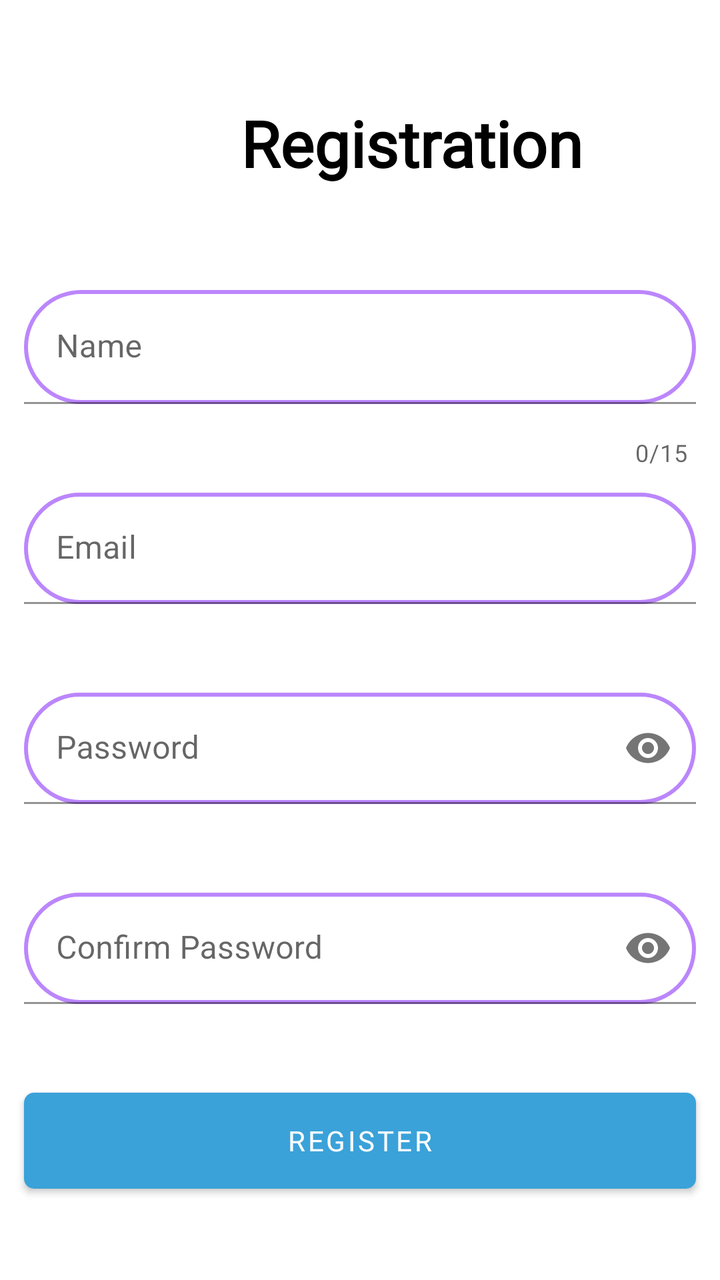
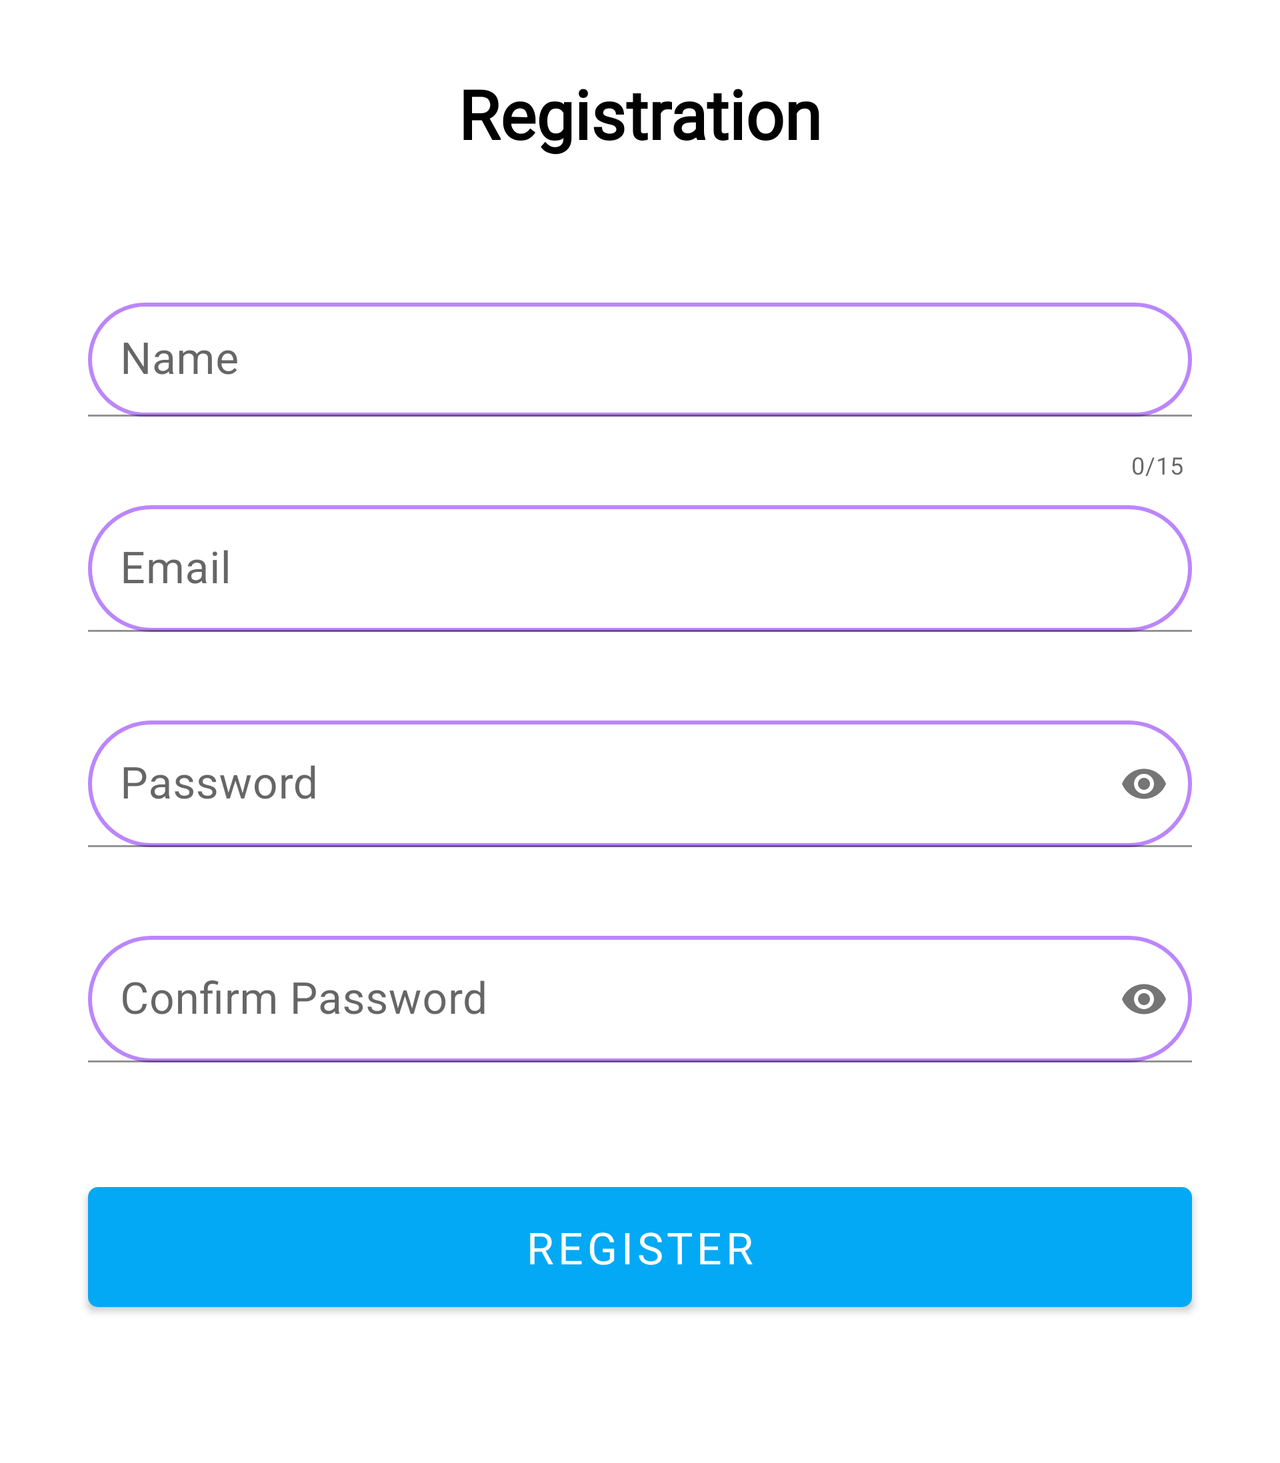

Two renders of one Android screen. The first uses the default layout on a phone; the second uses the alternative layout the repository ships for a different screen configuration, on a matching device. The two XML files are below.
<!-- AndroidManifest.xml: application theme Theme.Validation -->
<!-- res/layout/registration.xml -->
<?xml version="1.0" encoding="utf-8"?>

<androidx.constraintlayout.widget.ConstraintLayout xmlns:android="http://schemas.android.com/apk/res/android"
    xmlns:app="http://schemas.android.com/apk/res-auto"
    xmlns:tools="http://schemas.android.com/tools"
    android:layout_width="match_parent"
    android:layout_height="match_parent"
    android:background="@color/white"
    tools:context=".Registration">


    <LinearLayout
        android:layout_width="0dp"
        android:layout_height="0dp"
        android:orientation="vertical"
        app:layout_constraintBottom_toBottomOf="parent"
        app:layout_constraintEnd_toEndOf="parent"
        app:layout_constraintStart_toStartOf="parent"
        app:layout_constraintTop_toTopOf="parent">

        <TextView
            android:layout_width="wrap_content"
            android:layout_height="wrap_content"
            android:layout_marginLeft="120dp"
            android:layout_marginTop="50dp"
            android:fontFamily="@font/alegreya_sc"
            android:gravity="center"
            android:textStyle="bold"
            android:text="@string/registration"

            android:textColor="@color/black"
            android:textSize="32dp" />

        <com.google.android.material.textfield.TextInputLayout
            android:id="@+id/edtUser1"
            android:layout_width="match_parent"
            android:layout_height="wrap_content"
            android:layout_marginTop="40dp"
            app:counterEnabled="true"
            app:counterMaxLength="15"
            app:errorEnabled="true">

            <com.google.android.material.textfield.TextInputEditText
                android:layout_width="match_parent"
                android:layout_height="57dp"
                android:layout_margin="12dp"
                android:background="@drawable/edit_text"
                android:hint="@string/name"
                android:inputType="text" />
        </com.google.android.material.textfield.TextInputLayout>

        <com.google.android.material.textfield.TextInputLayout
            android:id="@+id/edtEmail1"
            android:layout_width="match_parent"
            android:layout_height="wrap_content"
            app:errorEnabled="true">

            <com.google.android.material.textfield.TextInputEditText
                android:layout_width="match_parent"
                android:layout_height="wrap_content"
                android:layout_margin="12dp"
                android:background="@drawable/edit_text"
                android:hint="@string/email"
                android:inputType="textEmailAddress" />
        </com.google.android.material.textfield.TextInputLayout>

        <com.google.android.material.textfield.TextInputLayout
            android:id="@+id/edtPassword1"
            android:layout_width="match_parent"
            android:layout_height="wrap_content"
            app:errorEnabled="true"
            app:passwordToggleEnabled="true">

            <com.google.android.material.textfield.TextInputEditText
                android:layout_width="match_parent"
                android:layout_height="wrap_content"
                android:layout_margin="12dp"
                android:background="@drawable/edit_text"
                android:hint="@string/password"
                android:inputType="textPassword"
                android:maxLength="14" />


        </com.google.android.material.textfield.TextInputLayout>

        <com.google.android.material.textfield.TextInputLayout
            android:id="@+id/edtConfirm"
            android:layout_width="match_parent"
            android:layout_height="wrap_content"
            app:errorEnabled="true"
            app:passwordToggleEnabled="true">

            <com.google.android.material.textfield.TextInputEditText
                android:layout_width="match_parent"
                android:layout_height="wrap_content"
                android:layout_margin="12dp"
                android:background="@drawable/edit_text"
                android:hint="@string/confirmpassword"
                android:inputType="textPassword"
                android:maxLength="14" />


        </com.google.android.material.textfield.TextInputLayout>

        <Button
            android:id="@+id/btn1"
            android:layout_width="match_parent"
            android:layout_height="wrap_content"
            android:layout_gravity="center"
            android:layout_margin="12dp"
            android:background="@drawable/background"
            android:fontFamily="@font/bitter"
            android:onClick="registered"
            android:text="@string/register"
            app:backgroundTint="@color/back" />

        <ProgressBar
            android:id="@+id/progressBar1"
            style="?android:attr/progressBarStyle"
            android:layout_width="wrap_content"
            android:layout_height="wrap_content"
            android:layout_gravity="center"
            android:layout_marginTop="40dp"
            android:visibility="invisible" />
    </LinearLayout>

</androidx.constraintlayout.widget.ConstraintLayout>
<!-- resources referenced by this layout -->
<resources>
  <color name="back">#3AA2D9</color>
  <color name="black">#FF000000</color>
  <color name="white">#FFFFFFFF</color>
  <!-- drawable background (drawable) -->
  <?xml version="1.0" encoding="utf-8"?>
  
  <shape xmlns:android="http://schemas.android.com/apk/res/android">
  
      <corners android:radius="5dp"/>
  
      <gradient android:startColor="#3AA2D9"
          android:endColor="#3AA2D9"
          android:angle="225">
      </gradient>
  
  </shape>
  <!-- drawable edit_text (drawable) -->
  <?xml version="1.0" encoding="utf-8"?>
  
  <shape xmlns:android="http://schemas.android.com/apk/res/android">
      <corners android:radius="40dp"/>
      <stroke android:width="2dp"
          android:color="@color/purple_200"/>
  
  </shape>
  <string name="confirmpassword">Confirm Password</string>
  <string name="email">Email</string>
  <string name="name">Name</string>
  <string name="password">Password</string>
  <string name="register">Register</string>
  <string name="registration">Registration</string>
  <style name="Theme.Validation" parent="Theme.MaterialComponents.Light.DarkActionBar">
          
          <item name="colorPrimary">@color/purple_500</item>
          <item name="colorPrimaryVariant">@color/purple_700</item>
          <item name="colorOnPrimary">@color/white</item>
          
          <item name="colorSecondary">@color/teal_200</item>
          <item name="colorSecondaryVariant">@color/teal_700</item>
          <item name="colorOnSecondary">@color/black</item>
          <item name="android:actionMenuTextColor">@color/white</item>
          
          <item name="android:statusBarColor" tools:targetApi="l">?attr/colorPrimaryVariant</item>
          
      </style>
  <color name="purple_200">#FFBB86FC</color>
  <color name="purple_500">#FF6200EE</color>
  <color name="purple_700">#FF3700B3</color>
  <color name="teal_200">#FF03DAC5</color>
  <color name="teal_700">#FF018786</color>
</resources>
<!-- res/layout-land/registration.xml (the repository's variant of the layout above) -->
<!-- drawn on the phone turned sideways -->
<?xml version="1.0" encoding="utf-8"?>

<ScrollView
    xmlns:android="http://schemas.android.com/apk/res/android"
    xmlns:app="http://schemas.android.com/apk/res-auto"
    android:layout_width="match_parent"
    android:layout_height="match_parent">
<androidx.constraintlayout.widget.ConstraintLayout
    android:layout_width="match_parent"
    android:layout_height="match_parent">



    <LinearLayout
        android:id="@+id/linearLayout3"
        android:layout_width="0dp"
        android:layout_height="wrap_content"
        android:layout_marginStart="32dp"
        android:layout_marginLeft="32dp"
        android:layout_marginEnd="32dp"
        android:layout_marginRight="32dp"
        android:orientation="vertical"
        app:layout_constraintBottom_toBottomOf="parent"
        app:layout_constraintEnd_toEndOf="parent"
        app:layout_constraintStart_toStartOf="parent"
        app:layout_constraintTop_toTopOf="parent">

        <TextView
            android:layout_width="wrap_content"
            android:layout_height="wrap_content"
            android:text="@string/registration"
            android:textSize="34sp"
            android:textColor="@color/black"
            android:layout_gravity="center"
            android:layout_marginTop="34dp"
            android:textStyle="bold"
            android:fontFamily="@font/alegreya_sc"/>


        <com.google.android.material.textfield.TextInputLayout
            android:id="@+id/edtUser1"
            android:layout_width="match_parent"
            android:layout_height="wrap_content"
            android:layout_marginTop="60dp"

            app:counterEnabled="true"
            app:counterMaxLength="15"
            app:errorEnabled="true">

            <com.google.android.material.textfield.TextInputEditText
                android:layout_width="match_parent"
                android:layout_height="57dp"
                android:layout_margin="12dp"
                android:textSize="22sp"
                android:background="@drawable/edit_text"
                android:hint="Name"
                android:inputType="text" />
        </com.google.android.material.textfield.TextInputLayout>

        <com.google.android.material.textfield.TextInputLayout
            android:id="@+id/edtEmail1"
            android:layout_width="match_parent"
            android:layout_height="wrap_content"
            app:errorEnabled="true">

            <com.google.android.material.textfield.TextInputEditText
                android:layout_width="match_parent"
                android:layout_height="wrap_content"
                android:layout_margin="12dp"
                android:background="@drawable/edit_text"
                android:textSize="22sp"
                android:hint="Email"
                android:inputType="textEmailAddress" />
        </com.google.android.material.textfield.TextInputLayout>

        <com.google.android.material.textfield.TextInputLayout
            android:id="@+id/edtPassword1"
            android:layout_width="match_parent"
            android:layout_height="wrap_content"
            app:errorEnabled="true"
            app:passwordToggleEnabled="true">

            <com.google.android.material.textfield.TextInputEditText
                android:layout_width="match_parent"
                android:layout_height="wrap_content"
                android:textSize="22sp"
                android:layout_margin="12dp"
                android:background="@drawable/edit_text"
                android:hint="Password"
                android:inputType="textPassword"
                android:maxLength="14" />


        </com.google.android.material.textfield.TextInputLayout>

        <com.google.android.material.textfield.TextInputLayout
            android:id="@+id/edtConfirm"
            android:layout_width="match_parent"
            android:layout_height="wrap_content"
            app:errorEnabled="true"
            app:passwordToggleEnabled="true">

            <com.google.android.material.textfield.TextInputEditText
                android:layout_width="match_parent"
                android:layout_height="wrap_content"
                android:background="@drawable/edit_text"
                android:textSize="22sp"
                android:layout_margin="12dp"
                android:hint="Confirm Password"
                android:inputType="textPassword"
                android:maxLength="14" />


        </com.google.android.material.textfield.TextInputLayout>

        <Button
            android:id="@+id/btn1"
            android:layout_width="match_parent"
            android:layout_height="60dp"
            android:layout_marginTop="30dp"
            android:layout_marginLeft="12dp"
            android:layout_marginRight="12dp"
            android:layout_gravity="center"
            android:background="@drawable/background"
            android:backgroundTint="@color/back"
            android:onClick="registered"
            android:text="Register"
            android:fontFamily="@font/bitter"
            android:textSize="22sp"
            android:textColor="@color/white"
            app:backgroundTint="#03A9F4" />

        <ProgressBar
            android:id="@+id/progressBar1"
            style="?android:attr/progressBarStyle"
            android:layout_width="wrap_content"
            android:layout_height="wrap_content"
            android:layout_gravity="center"
            android:layout_marginTop="30dp"
            android:visibility="invisible" />
    </LinearLayout>
</androidx.constraintlayout.widget.ConstraintLayout>
</ScrollView>
<!-- resources referenced by the variant -->
<!-- as the phone turned sideways resolves them -->
<resources>
  <color name="back">#3AA2D9</color>
  <color name="black">#FF000000</color>
  <color name="white">#FFFFFFFF</color>
  <!-- drawable background (drawable) -->
  <?xml version="1.0" encoding="utf-8"?>
  
  <shape xmlns:android="http://schemas.android.com/apk/res/android">
  
      <corners android:radius="5dp"/>
  
      <gradient android:startColor="#3AA2D9"
          android:endColor="#3AA2D9"
          android:angle="225">
      </gradient>
  
  </shape>
  <!-- drawable edit_text (drawable) -->
  <?xml version="1.0" encoding="utf-8"?>
  
  <shape xmlns:android="http://schemas.android.com/apk/res/android">
      <corners android:radius="40dp"/>
      <stroke android:width="2dp"
          android:color="@color/purple_200"/>
  
  </shape>
  <string name="registration">Registration</string>
  <style name="Theme.Validation" parent="Theme.MaterialComponents.Light.DarkActionBar">
          
          <item name="colorPrimary">@color/purple_500</item>
          <item name="colorPrimaryVariant">@color/purple_700</item>
          <item name="colorOnPrimary">@color/white</item>
          
          <item name="colorSecondary">@color/teal_200</item>
          <item name="colorSecondaryVariant">@color/teal_700</item>
          <item name="colorOnSecondary">@color/black</item>
          <item name="android:actionMenuTextColor">@color/white</item>
          
          <item name="android:statusBarColor" tools:targetApi="l">?attr/colorPrimaryVariant</item>
          
      </style>
  <color name="purple_200">#FFBB86FC</color>
  <color name="purple_500">#FF6200EE</color>
  <color name="purple_700">#FF3700B3</color>
  <color name="teal_200">#FF03DAC5</color>
  <color name="teal_700">#FF018786</color>
</resources>
